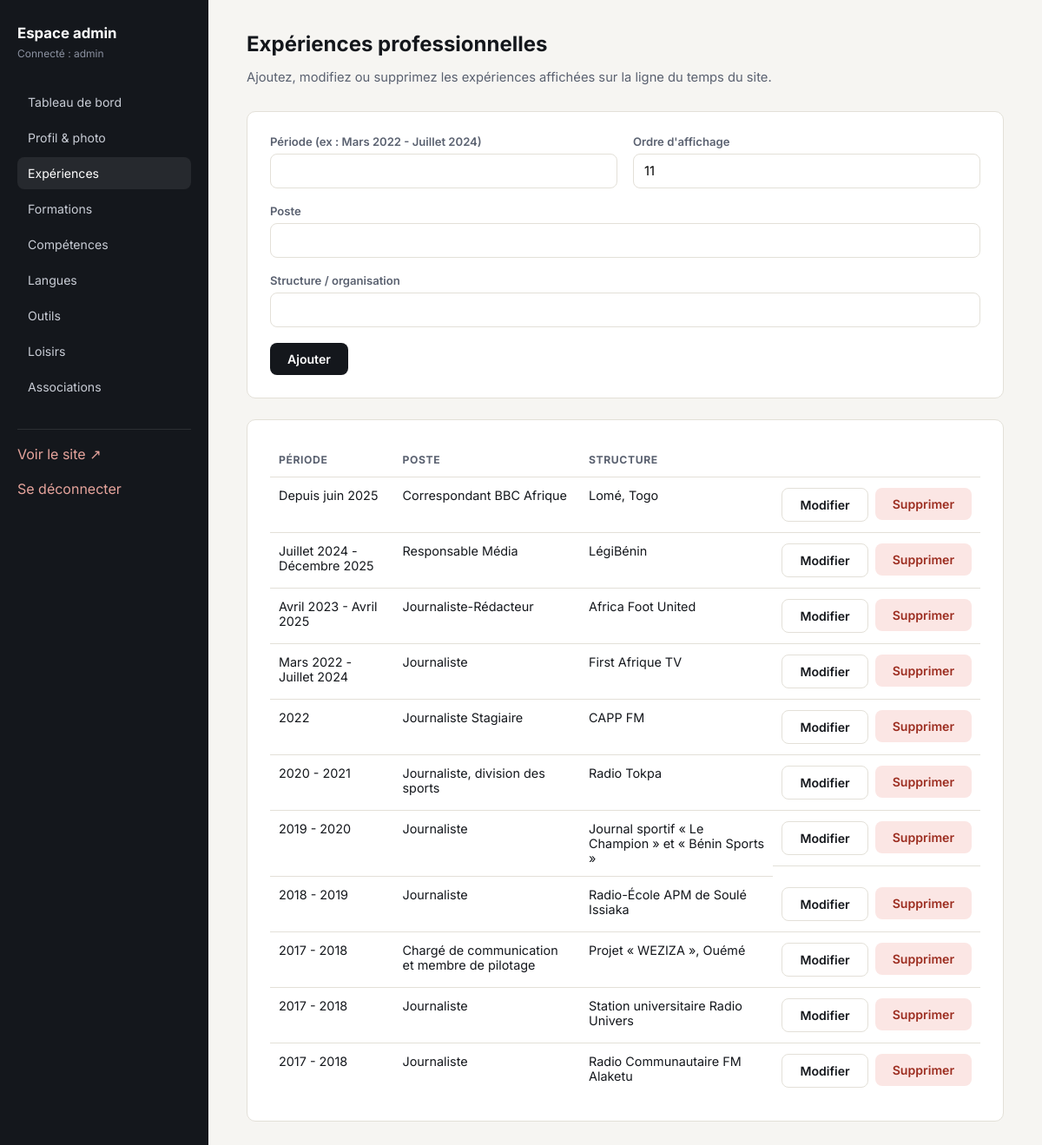
Screenshot of /admin/experiences.php (signed in) with the database file from the repository.
### tables this page shows
CREATE TABLE experiences (
            id INTEGER PRIMARY KEY AUTOINCREMENT,
            periode TEXT NOT NULL,
            poste TEXT NOT NULL,
            structure TEXT,
            ordre INTEGER DEFAULT 0
        );

### includes/functions.php (called while the page is built, shortened)
<?php
function e(?string $value): string
{
    return htmlspecialchars($value ?? '', ENT_QUOTES, 'UTF-8');
}
function fetchAll(PDO $pdo, string $table, string $orderBy = 'ordre'): array
{
    return $pdo->query("SELECT * FROM $table ORDER BY $orderBy ASC")->fetchAll(PDO::FETCH_ASSOC);
}

### admin/experiences.php (the view, shortened to what this page needs)
<?php
$pdo = getDB();
$editItem = null;
$items = fetchAll($pdo, 'experiences');
require __DIR__ . '/includes/header.php';
?>
<h2 class="page-title">Expériences professionnelles</h2>
<p class="page-sub">Ajoutez, modifiez ou supprimez les expériences affichées sur la ligne du temps du site.</p>
<form class="card" method="post">
  <div class="form-row">
    <div>
      <label for="periode">Période (ex : Mars 2022 - Juillet 2024)</label>
      <input type="text" id="periode" name="periode" value="<?= e($editItem['periode'] ?? '') ?>" required>
    </div>
    <div>
      <label for="ordre">Ordre d'affichage</label>
      <input type="text" id="ordre" name="ordre" value="<?= e((string)($editItem['ordre'] ?? count($items))) ?>">
    </div>
  </div>
  <label for="poste">Poste</label>
  <input type="text" id="poste" name="poste" value="<?= e($editItem['poste'] ?? '') ?>" required>
  <label for="structure">Structure / organisation</label>
  <input type="text" id="structure" name="structure" value="<?= e($editItem['structure'] ?? '') ?>">
  <button type="submit" class="btn btn-primary"><?= $editItem ? 'Mettre à jour' : 'Ajouter' ?></button>
</form>
<div class="card">
  <table>
    <thead><tr><th>Période</th><th>Poste</th><th>Structure</th><th></th></tr></thead>
    <tbody>
      <?php foreach ($items as $item): ?>
        <tr>
          <td><?= e($item['periode']) ?></td>
          <td><?= e($item['poste']) ?></td>
          <td><?= e($item['structure']) ?></td>
          <td class="actions">
            <a class="btn btn-ghost" href="?edit=<?= (int)$item['id'] ?>">Modifier</a>
            <form method="post" onsubmit="return confirm('Supprimer cette expérience ?');">
              <button type="submit" class="btn btn-danger">Supprimer</button>
            </form>
          </td>
        </tr>
      <?php endforeach; ?>
    </tbody>
  </table>
</div>
<?php require __DIR__ . '/includes/footer.php'; ?>

### assets/css/admin.css (style rules this page uses)
:root { --ink: #14171c; --ink-soft: #5a6170; --paper: #f6f5f2; --line: #e3e0d8; --accent: #c0392b; --accent-dark: #9c2d20; --sidebar: #14171c; --sidebar-text: #c9cdd6; --radius: 10px; --sans: "Inter", "Helvetica Neue", Arial, sans-serif; }
* { box-sizing: border-box; }
body { margin: 0; font-family: var(--sans); background: var(--paper); color: var(--ink); }
a { color: inherit; text-decoration: none; }
.page-title { font-size: 1.5rem; margin: 0 0 6px; }
.page-sub { color: var(--ink-soft); margin-bottom: 30px; font-size: .92rem; }
.card { background: #fff; border: 1px solid var(--line); border-radius: var(--radius); padding: 26px; margin-bottom: 24px; }
label { display: block; font-size: .82rem; font-weight: 600; margin-bottom: 6px; color: var(--ink-soft); }
input[type=text], input[type=email], input[type=password], input[type=file], textarea, select { width: 100%; padding: 10px 12px; border: 1px solid var(--line); border-radius: 8px; font-size: .92rem; font-family: var(--sans); margin-bottom: 18px; background: #fff; }
.form-row { display: grid; grid-template-columns: 1fr 1fr; gap: 18px; }
.btn { display: inline-block; padding: 10px 20px; border-radius: 8px; border: none; cursor: pointer; font-size: .88rem; font-family: var(--sans); font-weight: 600; }
.btn-primary { background: var(--ink); color: #fff; }
.btn-danger { background: #fbe6e4; color: var(--accent-dark); }
.btn-ghost { background: transparent; border: 1px solid var(--line); color: var(--ink); }
table { width: 100%; border-collapse: collapse; font-size: .9rem; }
th, td { text-align: left; padding: 12px 10px; border-bottom: 1px solid var(--line); vertical-align: top; }
th { color: var(--ink-soft); font-size: .76rem; text-transform: uppercase; letter-spacing: .05em; }
tr:last-child td { border-bottom: none; }
.actions { display: flex; gap: 8px; white-space: nowrap; }
.actions form { display: inline; }

### rows the page displays
experiences: periode "Depuis juin 2025", poste "Correspondant BBC Afrique", structure "Lomé, Togo"
experiences: periode "Juillet 2024 - Décembre 2025", poste "Responsable Média", structure "LégiBénin"
experiences: periode "Avril 2023 - Avril 2025", poste "Journaliste-Rédacteur", structure "Africa Foot United"
experiences: periode "Mars 2022 - Juillet 2024", poste "Journaliste", structure "First Afrique TV"
experiences: periode "2022", poste "Journaliste Stagiaire", structure "CAPP FM"
experiences: periode "2020 - 2021", poste "Journaliste, division des sports", structure "Radio Tokpa"
experiences: periode "2019 - 2020", poste "Journaliste", structure "Journal sportif « Le Champion » et « Bénin Sports »"
experiences: periode "2018 - 2019", poste "Journaliste", structure "Radio-École APM de Soulé Issiaka"
experiences: periode "2017 - 2018", poste "Chargé de communication et membre de pilotage", structure "Projet « WEZIZA », Ouémé"
experiences: periode "2017 - 2018", poste "Journaliste", structure "Station universitaire Radio Univers"
experiences: periode "2017 - 2018", poste "Journaliste", structure "Radio Communautaire FM Alaketu"

### other values shown
$_SESSION['admin_username'] "admin"
